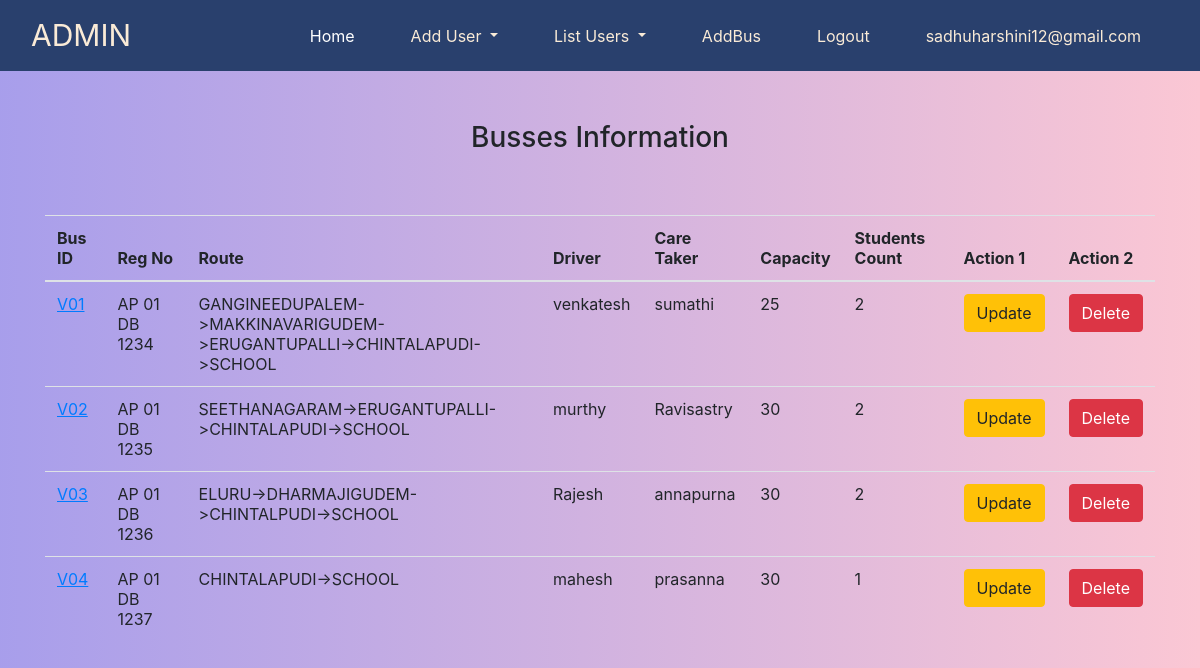
Page /Admin/index.php (signed in) on the committed database.
### tables this page shows
CREATE TABLE `busses` (
  `id` int(11) NOT NULL,
  `bus_id` varchar(10) NOT NULL,
  `bus_reg_number` varchar(15) NOT NULL,
  `bus_route` varchar(200) NOT NULL,
  `total_capacity` int(11) NOT NULL,
  `students_count` int(11) NOT NULL,
  `bus_driver_id` varchar(15) NOT NULL,
  `bus_driver_name` varchar(50) NOT NULL DEFAULT 'No Name',
  `bus_caretaker_id` varchar(15) NOT NULL,
  `bus_caretaker_name` varchar(50) NOT NULL DEFAULT 'No Name'
);

### Admin/index.php (the view, shortened to what this page needs)
<?php
	include "../connection.php";
	$username = "";
	if(isset($_SESSION['admin'])) {
		$username = $_SESSION['admin'];
	}else {
		header('location:../index.html');
	}
	$busses_query = "SELECT * from busses";
	$execute_busses_query = mysqli_query($con, $busses_query);
?>
<html>
<head>
    <link rel="stylesheet" href="https://maxcdn.bootstrapcdn.com/bootstrap/4.5.2/css/bootstrap.min.css">
    <link rel="stylesheet" href="../nav.css">
</head>
<body style="background: linear-gradient(to right, #9796f0 -20%, #fbc7d4 100%);">
    <nav class="navbar navbar-expand-lg navbar-light nav-color">
        <div class="container-fluid">
            <a class="navbar-brand" href="#" style="color:antiquewhite;font-size:30px">
                ADMIN
            </a>
            <div class="navbar-collapse collapse w-100 order-3 dual-collapse2" id="navbarNavAltMarkup">
                 <ul class="navbar-nav ml-auto">
					<li class="nav-item">
						<a class="nav-item nav-link" href="#" style="color:white; margin-left: 20px; margin-right: 20px;">Home</a>
					</li>
					<li class="nav-item dropdown">
						<a class="nav-link dropdown-toggle" href="#" id="navbarDropdown" role="button" data-toggle="dropdown" aria-haspopup="true" aria-expanded="false" style="color:antiquewhite; margin-left: 20px; margin-right: 20px;">
							Add User
						</a>
					</li>
					<li class="nav-item dropdown">
						<a class="nav-link dropdown-toggle" href="#" id="navbarDropdown" role="button" data-toggle="dropdown" aria-haspopup="true" aria-expanded="false" style="color:antiquewhite; margin-left: 20px; margin-right: 20px;">
							List Users
						</a>
					</li>
					<li class="nav-item">
						<a class="nav-item nav-link" href="./addBus.php" style="color:antiquewhite; margin-left: 20px; margin-right: 20px;">AddBus</a>
					</li>
					<li class="nav-item">
						<a class="nav-item nav-link" href="./logout.php" style="color:antiquewhite; margin-left: 20px; margin-right: 20px;">Logout</a>
					</li>
					<li class="nav-item">
						<a class="nav-item nav-link" href="#" style="color:antiquewhite; margin-left: 20px; margin-right: 20px;"><?php echo $username ?></a>
					</li>
                </ul>
            </div>
        </div>
    </nav>
    <div class="container" style="margin-top: 50px;">
        <h3 style="text-align: center; margin-bottom: 60px;">Busses Information</h3>
        <table class="table table-hover">
            <thead>
				<tr>
				<th scope="col">Bus ID</th>
				<th scope="col">Reg No</th>
				<th scope="col">Route</th>
				<th scope="col">Driver</th>
				<th scope="col">Care Taker</th>
				<th scope="col">Capacity</th>
				<th scope="col">Students Count</th>
				<th scope="col">Action 1</th>
				<th scope="col">Action 2</th>
				</tr>
            </thead>
            <tbody>
				<?php
                    while($row = mysqli_fetch_array($execute_busses_query)) {
                ?>
					<tr>
						<td>
							<a href="./listUsers.php?user=student&busid=<?php echo $row[1];?>" style="text-decoration: underline;">
								<?php
									echo $row[1];
								?>
							</a>
						</td>
						<td>
							<?php
								echo $row[2];
							?>
						</td>
						<td>
							<?php
								echo $row[3];
							?>
						</td>
						<td>
							<?php
								echo $row[7];
							?>
						</td>
						<td>
							<?php
								echo $row[9];
							?>
						</td>
						<td>
							<?php
								echo $row[4];
							?>
						</td>
						<td>
							<?php
								echo $row[5];
							?>
						</td>
						<td>
							<form action="./updateBus.php" method="post">
								<button type="submit" class="btn btn-warning btn-block">Update</button>
							</form>
						</td>
						<td>
							<form action="./deleteBus.php" method="post" onsubmit = "return deleteValidate()">
								<button type="submit" class="btn btn-danger btn-block">Delete</button>
							</form>
						</td>
					</tr>
				<?php } ?>
            </tbody>
          </table>
    </div>
</body>

### nav.css (style rules this page uses)
body { background: linear-gradient(to right, #9796f0 -20%, #fbc7d4 100%); }
nav { background-color:rgb(41, 64, 109); }

### rows in the picture
busses: bus "V01", bus_reg_number "AP 01 DB 1234", bus_route "GANGINEEDUPALEM->MAKKINAVARIGUDEM->ERUGANTUPALLI->CHINTALAPUDI->SCHOOL", bus_driver_name "venkatesh", bus_caretaker_name "sumathi", total_capacity "25", students_count "2"
busses: bus "V02", bus_reg_number "AP 01 DB 1235", bus_route "SEETHANAGARAM->ERUGANTUPALLI->CHINTALAPUDI->SCHOOL", bus_driver_name "murthy", bus_caretaker_name "Ravisastry", total_capacity "30", students_count "2"
busses: bus "V03", bus_reg_number "AP 01 DB 1236", bus_route "ELURU->DHARMAJIGUDEM->CHINTALPUDI->SCHOOL", bus_driver_name "Rajesh", bus_caretaker_name "annapurna", total_capacity "30", students_count "2"
busses: bus "V04", bus_reg_number "AP 01 DB 1237", bus_route "CHINTALAPUDI->SCHOOL", bus_driver_name "mahesh", bus_caretaker_name "prasanna", total_capacity "30", students_count "1"

### other values in the picture
$username "sadhuharshini12@gmail.com"
